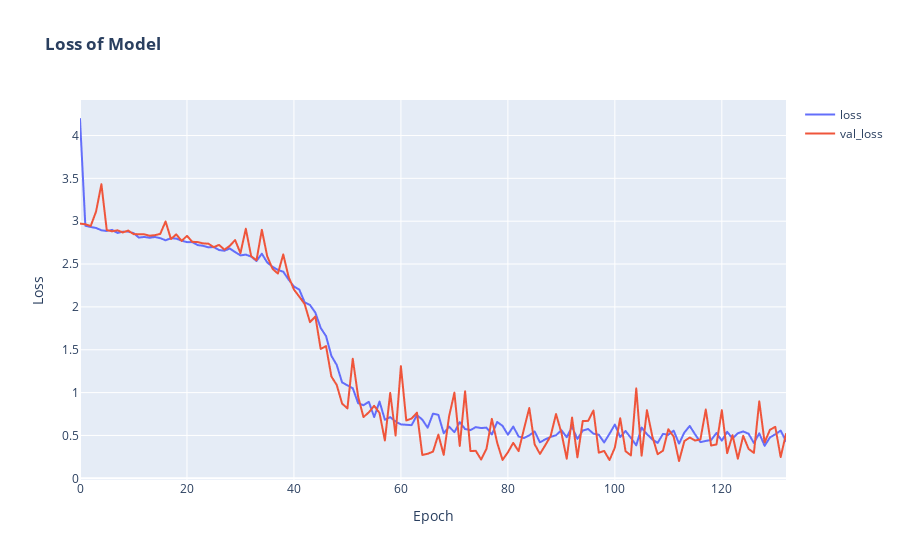

The cell this chart's notebook holds for it:
### Code cell
import plotly.graph_objects as go

fig = go.Figure( ) 
fig.add_trace(go.Scattergl(y=history.history['loss'],name='loss')) 
fig.add_trace(go.Scattergl(y=history.history['val_loss'],name='val_loss')) 
fig.update_layout(title="<b>Loss of Model</b>", xaxis_title='Epoch', yaxis_title='Loss')
fig.show( )

### Figure 1 — Plotly figure (JSON) as saved in the notebook; plotly's stock layout.template omitted (floating-point values rounded to 4 significant figures; data arrays with more than 128 entries replaced by an {"elided": "..."} marker saying what was removed)
{"data": [{"name": "loss", "type": "scattergl", "y": {"elided": "133 float values"}}, {"name": "val_loss", "type": "scattergl", "y": {"elided": "133 float values"}}], "layout": {"title": {"text": "<b>Loss of Model</b>"}, "xaxis": {"title": {"text": "Epoch"}}, "yaxis": {"title": {"text": "Loss"}}}}
